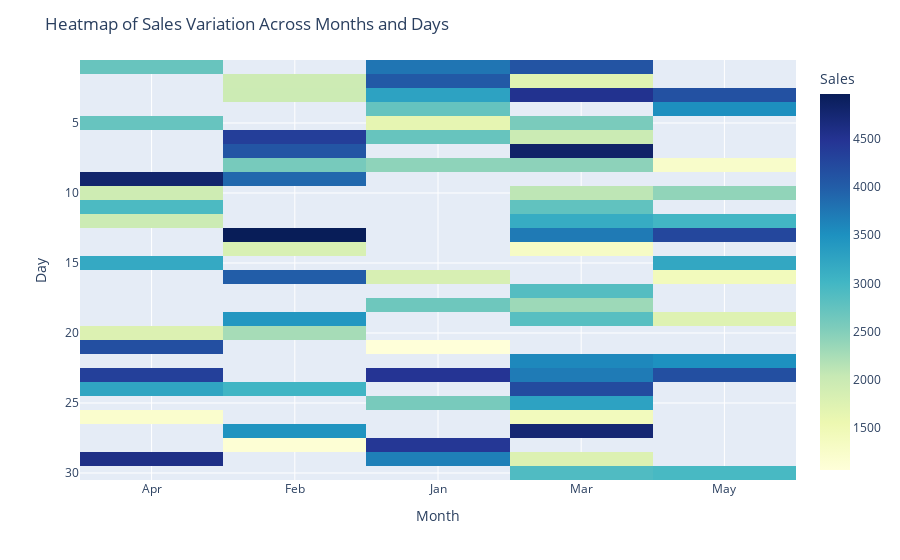

Source (notebook cell):
### Code cell
# Create a pivot table to aggregate sales by Month and Day
sales_pivot = df.pivot_table(values='Sales', index='Day', columns='Month', aggfunc='mean')

# Create the heatmap using plotly express
fig = px.imshow(
    sales_pivot.values,labels=dict(x="Month", y="Day", color="Sales"),
    x=sales_pivot.columns,
    y=sales_pivot.index,
    color_continuous_scale='YlGnBu'
)

# Customize the layout
fig.update_layout(
    title='Heatmap of Sales Variation Across Months and Days'
)

# Show the plot
fig.show()

### Figure 1 — Plotly figure (JSON) as saved in the notebook; plotly's stock layout.template omitted (floating-point values rounded to 4 significant figures; data arrays with more than 128 entries replaced by an {"elided": "..."} marker saying what was removed)
{"data": [{"coloraxis": "coloraxis", "hovertemplate": "Month: %{x}<br>Day: %{y}<br>Sales: %{z}<extra></extra>", "name": "0", "type": "heatmap", "x": ["Apr", "Feb", "Jan", "Mar", "May"], "xaxis": "x", "y": [1, 2, 3, 4, 5, 6, 7, 8, 9, 10, 11, 12, 13, 14, 15, 16, 17, 18, 19, 20, 21, 22, 23, 24, 25, 26, 27, 28, 29, 30], "yaxis": "y", "z": {"elided": "30x5 float values"}}], "layout": {"coloraxis": {"colorbar": {"title": {"text": "Sales"}}, "colorscale": [[0, "rgb(255,255,217)"], [0.125, "rgb(237,248,177)"], [0.25, "rgb(199,233,180)"], [0.375, "rgb(127,205,187)"], [0.5, "rgb(65,182,196)"], [0.625, "rgb(29,145,192)"], [0.75, "rgb(34,94,168)"], [0.875, "rgb(37,52,148)"], [1, "rgb(8,29,88)"]]}, "margin": {"t": 60}, "title": {"text": "Heatmap of Sales Variation Across Months and Days"}, "xaxis": {"anchor": "y", "constrain": "domain", "domain": [0, 1], "scaleanchor": "y", "title": {"text": "Month"}}, "yaxis": {"anchor": "x", "autorange": "reversed", "constrain": "domain", "domain": [0, 1], "title": {"text": "Day"}}}}
